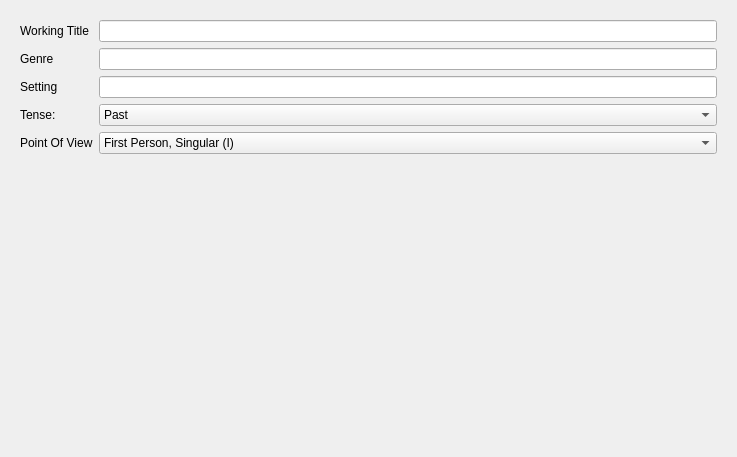
           <widget class="QWidget" name="scrollAreaWidgetContents_2">
            <property name="geometry">
             <rect>
              <x>0</x>
              <y>0</y>
              <width>737</width>
              <height>457</height>
             </rect>
            </property>
            <layout class="QHBoxLayout" name="horizontalLayout_6">
             <item>
              <widget class="QStackedWidget" name="stackedWidget">
               <property name="frameShape">
                <enum>QFrame::NoFrame</enum>
               </property>
               <property name="lineWidth">
                <number>0</number>
               </property>
               <property name="currentIndex">
                <number>0</number>
               </property>
               <widget class="QWidget" name="page_overview">
                <layout class="QVBoxLayout" name="verticalLayout_4">
                 <item>
                  <layout class="QFormLayout" name="formLayout">
                   <property name="sizeConstraint">
                    <enum>QLayout::SetMaximumSize</enum>
                   </property>
                   <property name="fieldGrowthPolicy">
                    <enum>QFormLayout::AllNonFixedFieldsGrow</enum>
                   </property>
                   <property name="labelAlignment">
                    <set>Qt::AlignBottom|Qt::AlignLeading|Qt::AlignLeft</set>
                   </property>
                   <item row="0" column="0">
                    <widget class="QLabel" name="workingTitleLabel">
                     <property name="text">
                      <string>Working Title</string>
                     </property>
                    </widget>
                   </item>
                   <item row="0" column="1">
                    <widget class="QLineEdit" name="workingTitleLineEdit"/>
                   </item>
                   <item row="1" column="0">
                    <widget class="QLabel" name="genreLabel">
                     <property name="text">
                      <string>Genre</string>
                     </property>
                    </widget>
                   </item>
                   <item row="1" column="1">
                    <widget class="QLineEdit" name="genreLineEdit"/>
                   </item>
                   <item row="2" column="0">
                    <widget class="QLabel" name="settingLabel">
                     <property name="text">
                      <string>Setting</string>
                     </property>
                    </widget>
                   </item>
                   <item row="2" column="1">
                    <widget class="QLineEdit" name="settingLineEdit"/>
                   </item>
                   <item row="3" column="0">
                    <widget class="QLabel" name="tenseLabel">
                     <property name="text">
                      <string>Tense:</string>
                     </property>
                    </widget>
                   </item>
                   <item row="3" column="1">
                    <widget class="QComboBox" name="tenseCombobox">
                     <item>
                      <property name="text">
                       <string>Past</string>
                      </property>
                     </item>
                     <item>
                      <property name="text">
                       <string>Present</string>
                      </property>
                     </item>
                     <item>
                      <property name="text">
                       <string>Future</string>
                      </property>
                     </item>
                     <item>
                      <property name="text">
                       <string>Other/Mixed</string>
                      </property>
                     </item>
                    </widget>
                   </item>
                   <item row="4" column="0">
                    <widget class="QLabel" name="pointOfViewLabel">
                     <property name="text">
                      <string>Point Of View</string>
                     </property>
                    </widget>
                   </item>
                   <item row="4" column="1">
                    <widget class="QComboBox" name="pointOfViewComboBox">
                     <item>
                      <property name="text">
                       <string>First Person, Singular (I)</string>
                      </property>
                     </item>
                     <item>
                      <property name="text">
                       <string>Second Person, Singular (You)</string>
                      </property>
                     </item>
                     <item>
                      <property name="text">
                       <string>Third Person Singlar (He, She, It)</string>
                      </property>
                     </item>
                     <item>
                      <property name="text">
                       <string>First Person Plural (We)</string>
                      </property>
                     </item>
                     <item>
                      <property name="text">
                       <string>Second Person Plural (You all)</string>
                      </property>
                     </item>
                     <item>
                      <property name="text">
                       <string>Third Person Plural (They)</string>
                      </property>
                     </item>
                     <item>
                      <property name="text">
                       <string>Other/Mixed</string>
                      </property>
                     </item>
                    </widget>
                   </item>
                  </layout>
                 </item>
                </layout>
               </widget>
               <widget class="QWidget" name="page_part_1"/>
              </widget>
             </item>
            </layout>
           </widget>
